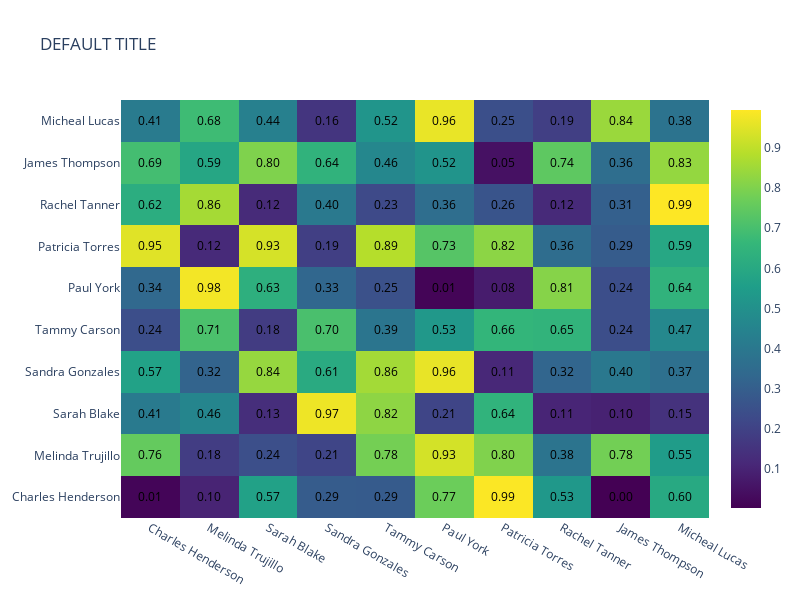

The notebook cell this image was saved under:
### Code cell
def heatmap(
    matrix: np.ndarray | None = None,
    labels: list | None = None,
    title: str = "DEFAULT TITLE",
    show_values: bool = True,
    value_format: Literal[".2f", ".2e"] = ".2f",
    width: int = 800,
    height: int = 600,
    xaxis_title: str | None = None,
    yaxis_title: str | None = None,
    log: bool = False,
    nan_diagnal: bool = False,
) -> go.Figure:
    """Create a heatmap visualization using plotly.

    Args:
        matrix: Input matrix to visualize. If None, generates random demo data
        labels: Labels for rows and columns. If None, generates fake names
        title: Title of the heatmap
        show_values: Whether to show values in cells
        value_format: Format string for cell values
        width: Width of the figure in pixels
        height: Height of the figure in pixels
        xaxis_title: Title for x-axis
        yaxis_title: Title for y-axis
        log: Whether to log10 transform the values
        nan_diagnal: Whether to set diagonal to NaN

    Returns:
        go.Figure: Plotly figure object
    """
    if matrix is None:
        faker = Faker()
        shape = (10, 10)
        matrix = rng.random(shape)
    else:
        shape = matrix.shape

    if labels is None:
        labels = [faker.name() for _ in range(shape[0])]
        logger.info(labels)
    logger.info("Creating heatmap visualization...")

    # Convert input to numpy array and handle None values
    matrix = np.array(matrix, dtype=object)
    none_mask = matrix is None
    matrix = matrix.astype(float)
    if log:
        matrix = np.log10(matrix)
    matrix[none_mask] = np.nan
    if nan_diagnal:
        matrix[np.identity(matrix.shape[0], dtype=bool)] = np.nan

    # Format cell values if needed
    text_vals = None
    if show_values:
        text_vals = np.vectorize(
            lambda x: "N/A" if np.isnan(x) else f"{x:{value_format}}"
        )(matrix)

    # Create figure
    fig = get_default_heatmap_fig()
    heatmap_trace: go.Heatmap = fig.data[0]
    heatmap_trace.update(
        go.Heatmap(
            z=matrix,
            x=labels,
            y=labels,
            text=text_vals,
            texttemplate="%{text}" if show_values else None,
        ),
        overwrite=True,
    )

    # Update layout using plotly objects
    fig.update_layout(
        title=title,
        height=height,
        width=width,
    )

    # Update axes
    fig.update_xaxes(
        title=xaxis_title,
        nticks=len(labels) if labels else None,
        fixedrange=True,  # Disable zoom/pan
    )

    fig.update_yaxes(
        title=yaxis_title,
        nticks=len(labels) if labels else None,
        fixedrange=True,  # Disable zoom/pan
    )

    return fig


heatmap()

### Figure 1 — Plotly figure (JSON) as saved in the notebook; plotly's stock layout.template omitted (floating-point values rounded to 4 significant figures)
{"data": [{"colorscale": [[0, "#440154"], [0.1111, "#482878"], [0.2222, "#3e4989"], [0.3333, "#31688e"], [0.4444, "#26828e"], [0.5556, "#1f9e89"], [0.6667, "#35b779"], [0.7778, "#6ece58"], [0.8889, "#b5de2b"], [1, "#fde725"]], "reversescale": false, "showlegend": false, "showscale": true, "text": [["0.01", "0.10", "0.57", "0.29", "0.29", "0.77", "0.99", "0.53", "0.00", "0.60"], ["0.76", "0.18", "0.24", "0.21", "0.78", "0.93", "0.80", "0.38", "0.78", "0.55"], ["0.41", "0.46", "0.13", "0.97", "0.82", "0.21", "0.64", "0.11", "0.10", "0.15"], ["0.57", "0.32", "0.84", "0.61", "0.86", "0.96", "0.11", "0.32", "0.40", "0.37"], ["0.24", "0.71", "0.18", "0.70", "0.39", "0.53", "0.66", "0.65", "0.24", "0.47"], ["0.34", "0.98", "0.63", "0.33", "0.25", "0.01", "0.08", "0.81", "0.24", "0.64"], ["0.95", "0.12", "0.93", "0.19", "0.89", "0.73", "0.82", "0.36", "0.29", "0.59"], ["0.62", "0.86", "0.12", "0.40", "0.23", "0.36", "0.26", "0.12", "0.31", "0.99"], ["0.69", "0.59", "0.80", "0.64", "0.46", "0.52", "0.05", "0.74", "0.36", "0.83"], ["0.41", "0.68", "0.44", "0.16", "0.52", "0.96", "0.25", "0.19", "0.84", "0.38"]], "textfont": {"color": "black"}, "texttemplate": "%{text}", "type": "heatmap", "x": ["Charles Henderson", "Melinda Trujillo", "Sarah Blake", "Sandra Gonzales", "Tammy Carson", "Paul York", "Patricia Torres", "Rachel Tanner", "James Thompson", "Micheal Lucas"], "y": ["Charles Henderson", "Melinda Trujillo", "Sarah Blake", "Sandra Gonzales", "Tammy Carson", "Paul York", "Patricia Torres", "Rachel Tanner", "James Thompson", "Micheal Lucas"], "z": [[0.01333, 0.1016, 0.5673, 0.2892, 0.2872, 0.7687, 0.9915, 0.532, 0.002584, 0.6014], [0.7559, 0.1814, 0.2429, 0.2084, 0.7842, 0.9311, 0.8025, 0.3838, 0.7811, 0.5458], [0.4097, 0.4564, 0.1338, 0.9718, 0.8235, 0.2085, 0.6449, 0.1052, 0.09517, 0.1466], [0.5703, 0.319, 0.8364, 0.6078, 0.8561, 0.9632, 0.1131, 0.3248, 0.4001, 0.3659], [0.2392, 0.7072, 0.1789, 0.7044, 0.3888, 0.5299, 0.6564, 0.6483, 0.2408, 0.466], [0.3368, 0.9791, 0.6291, 0.3312, 0.2498, 0.01316, 0.07967, 0.8121, 0.2398, 0.6422], [0.9511, 0.1208, 0.9342, 0.1896, 0.8852, 0.7286, 0.8211, 0.3559, 0.2897, 0.5917], [0.6182, 0.8598, 0.1218, 0.4049, 0.2251, 0.357, 0.2636, 0.1199, 0.3054, 0.9949], [0.6922, 0.5901, 0.8002, 0.6439, 0.4641, 0.5163, 0.04842, 0.7436, 0.3572, 0.8332], [0.4127, 0.6817, 0.4361, 0.1554, 0.5192, 0.9648, 0.246, 0.1912, 0.8432, 0.3802]]}], "layout": {"dragmode": false, "height": 600, "modebar": {"remove": ["zoomIn2d", "zoomOut2d", "autoScale2d", "resetScale2d", "hoverClosestCartesian", "hoverCompareCartesian", "toggleSpikelines"]}, "title": {"text": "DEFAULT TITLE"}, "width": 800, "xaxis": {"fixedrange": true, "nticks": 10, "title": {}}, "yaxis": {"fixedrange": true, "nticks": 10, "title": {}}}}
